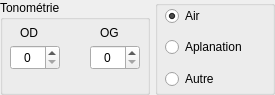
<?xml version="1.0" encoding="UTF-8"?>
<ui version="4.0">
 <class>WidgTono</class>
 <widget class="QWidget" name="WidgTono">
  <property name="geometry">
   <rect>
    <x>0</x>
    <y>0</y>
    <width>275</width>
    <height>95</height>
   </rect>
  </property>
  <property name="minimumSize">
   <size>
    <width>0</width>
    <height>0</height>
   </size>
  </property>
  <property name="windowTitle">
   <string>Form</string>
  </property>
  <widget class="QGroupBox" name="TonoGroupBox">
   <property name="geometry">
    <rect>
     <x>0</x>
     <y>0</y>
     <width>150</width>
     <height>95</height>
    </rect>
   </property>
   <property name="minimumSize">
    <size>
     <width>150</width>
     <height>95</height>
    </size>
   </property>
   <property name="maximumSize">
    <size>
     <width>150</width>
     <height>95</height>
    </size>
   </property>
   <property name="title">
    <string>Tonométrie</string>
   </property>
   <widget class="UpSpinBox" name="TOOGSpinBox">
    <property name="geometry">
     <rect>
      <x>90</x>
      <y>45</y>
      <width>50</width>
      <height>25</height>
     </rect>
    </property>
    <property name="alignment">
     <set>Qt::AlignCenter</set>
    </property>
    <property name="minimum">
     <number>0</number>
    </property>
    <property name="maximum">
     <number>70</number>
    </property>
    <property name="value">
     <number>0</number>
    </property>
   </widget>
   <widget class="UpSpinBox" name="TOODSpinBox">
    <property name="geometry">
     <rect>
      <x>10</x>
      <y>45</y>
      <width>50</width>
      <height>25</height>
     </rect>
    </property>
    <property name="alignment">
     <set>Qt::AlignCenter</set>
    </property>
    <property name="minimum">
     <number>0</number>
    </property>
    <property name="maximum">
     <number>70</number>
    </property>
   </widget>
   <widget class="QLabel" name="OGlabel">
    <property name="geometry">
     <rect>
      <x>100</x>
      <y>25</y>
      <width>30</width>
      <height>16</height>
     </rect>
    </property>
    <property name="text">
     <string>OG</string>
    </property>
   </widget>
   <widget class="QLabel" name="ODlabel">
    <property name="geometry">
     <rect>
      <x>20</x>
      <y>25</y>
      <width>30</width>
      <height>16</height>
     </rect>
    </property>
    <property name="text">
     <string>OD</string>
    </property>
   </widget>
  </widget>
  <widget class="QGroupBox" name="MethodegroupBox">
   <property name="geometry">
    <rect>
     <x>155</x>
     <y>0</y>
     <width>120</width>
     <height>95</height>
    </rect>
   </property>
   <property name="sizePolicy">
    <sizepolicy hsizetype="Fixed" vsizetype="Fixed">
     <horstretch>120</horstretch>
     <verstretch>95</verstretch>
    </sizepolicy>
   </property>
   <property name="minimumSize">
    <size>
     <width>120</width>
     <height>95</height>
    </size>
   </property>
   <property name="maximumSize">
    <size>
     <width>120</width>
     <height>95</height>
    </size>
   </property>
   <property name="focusPolicy">
    <enum>Qt::NoFocus</enum>
   </property>
   <property name="title">
    <string/>
   </property>
   <widget class="QRadioButton" name="AirRadioButton">
    <property name="geometry">
     <rect>
      <x>10</x>
      <y>6</y>
      <width>91</width>
      <height>20</height>
     </rect>
    </property>
    <property name="focusPolicy">
     <enum>Qt::NoFocus</enum>
    </property>
    <property name="text">
     <string>Air</string>
    </property>
    <property name="checked">
     <bool>true</bool>
    </property>
   </widget>
   <widget class="QRadioButton" name="AplanationRadioButton">
    <property name="geometry">
     <rect>
      <x>10</x>
      <y>37</y>
      <width>91</width>
      <height>20</height>
     </rect>
    </property>
    <property name="focusPolicy">
     <enum>Qt::NoFocus</enum>
    </property>
    <property name="text">
     <string>Aplanation</string>
    </property>
   </widget>
   <widget class="QRadioButton" name="AutreRadioButton">
    <property name="geometry">
     <rect>
      <x>10</x>
      <y>69</y>
      <width>91</width>
      <height>20</height>
     </rect>
    </property>
    <property name="focusPolicy">
     <enum>Qt::NoFocus</enum>
    </property>
    <property name="text">
     <string>Autre</string>
    </property>
   </widget>
  </widget>
 </widget>
 <customwidgets>
  <customwidget>
   <class>UpSpinBox</class>
   <extends>QSpinBox</extends>
   <header>upspinbox.h</header>
  </customwidget>
 </customwidgets>
 <resources/>
 <connections/>
</ui>
